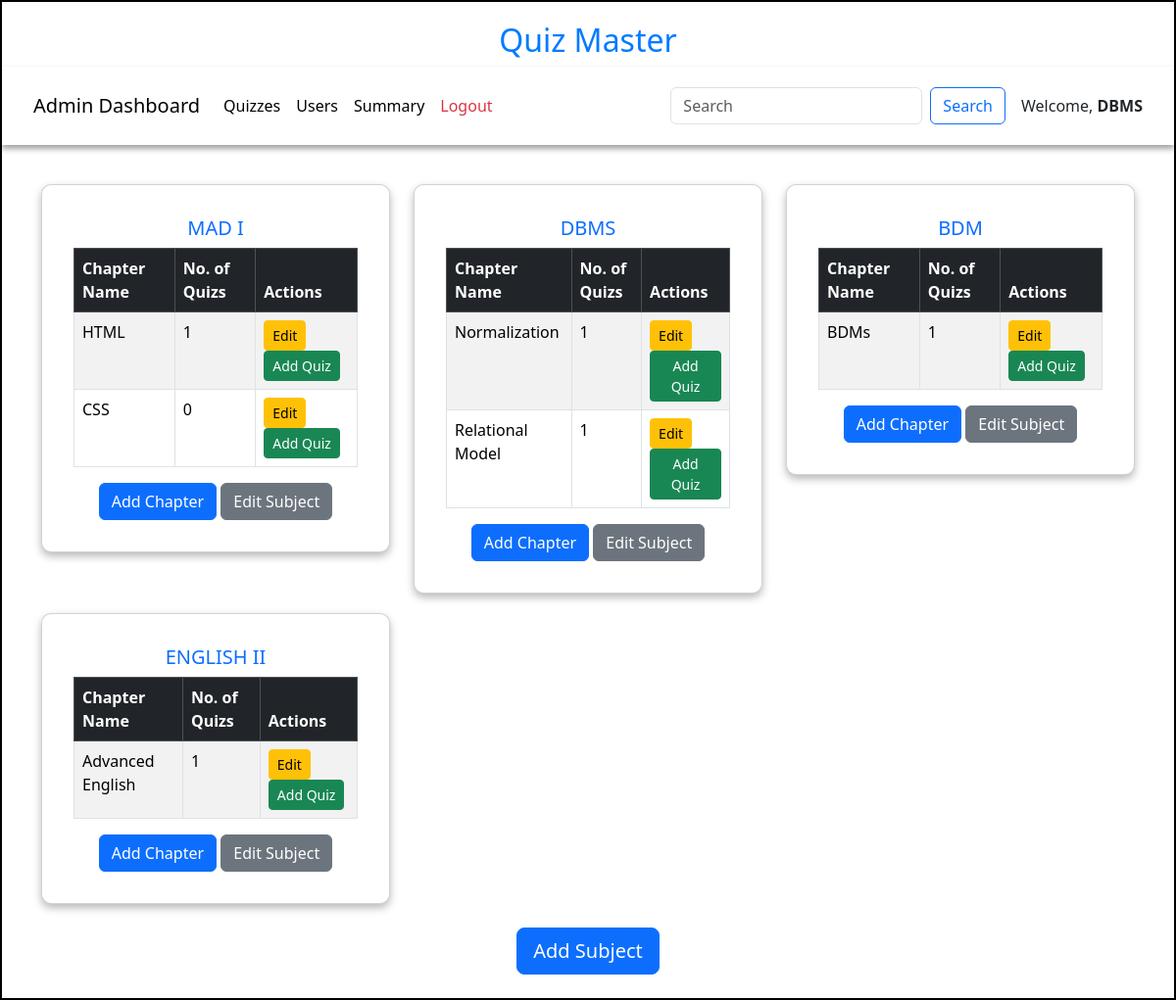
Page /admin/DBMS on the committed database.
### models/models.py (models this page shows)
class Subject(db.Model):
    id=db.Column(db.Integer,primary_key=True)
    name=db.Column(db.String,unique=True,nullable=False)
    description=db.Column(db.String)
    chapters = db.relationship("Chapter",cascade="all,delete",backref="subject",lazy=True)

class Chapter(db.Model):
    id=db.Column(db.Integer,primary_key=True)
    name=db.Column(db.String,unique=True,nullable=False)
    description=db.Column(db.String)
    Subject_id = db.Column(db.Integer,db.ForeignKey("subject.id"),nullable=False)
    quizes = db.relationship("Quiz",cascade="all,delete",backref="chapter",lazy=True)

### controllers/controller.py (the view)
@app.route('/admin/<name>')
def admin_dashboard(name):
    subjects = Subject.query.all()  # Get all subjects
    return render_template("admin_dashboard.html", subjects=subjects, name=name)

### templates/admin_dashboard.html (shortened to what this page needs)
<!DOCTYPE html>
<html lang="en">
<head>
    <link href="https://cdn.jsdelivr.net/npm/bootstrap@5.3.3/dist/css/bootstrap.min.css" rel="stylesheet">
    <link rel="stylesheet" href="/static/css/style.css">
</head>
<body>
    <div id="container">
        <h1 id="heading">Quiz Master</h1>
        <nav class="navbar navbar-expand-lg navbar-light bg-white">
            <div class="container-fluid">
                <a class="navbar-brand">Admin Dashboard</a>
                <div class="collapse navbar-collapse" id="navbarNav">
                    <ul class="navbar-nav me-auto">
                        <li class="nav-item">
                            <a class="nav-link active" href="/quiz_dashboard/{{name}}">Quizzes</a>
                        </li>
                        <li class="nav-item">
                            <a class="nav-link active" href="/admin_users/{{name}}">Users</a>
                        </li>
                        <li class="nav-item">
                            <a class="nav-link active" href="/admin_summary/{{name}}">Summary</a>
                        </li>
                        <li class="nav-item">
                            <a class="nav-link text-danger" href="/login">Logout</a>
                        </li>
                    </ul>
                    <form class="d-flex" method="POST" action="/search1/{{name}}">
                        <input class="form-control me-2" type="search" placeholder="Search" name="search_txt" id="search_txt">
                        <button class="btn btn-outline-primary" type="submit">Search</button>
                    </form>
                </div>
                <span class="ms-3">Welcome, <strong>{{name}}</strong></span>
            </div>
        </nav>
        <div class="container" style="margin-top: 20px;">
            {% if subjects %}
                <div class="row">
                    {% for subject in subjects %}
                        <div class="col-lg-4 col-md-6 col-sm-12 mb-4;">
                            <div class="card p-3" style="margin-top: 20px;">
                                <div class="card-body">
                                    <h5 class="card-title text-center text-primary">{{subject.name}}</h5>
                                    {% if subject.chapters %}
                                        <table class="table table-striped table-bordered">
                                            <thead class="table-dark">
                                                <tr>
                                                    <th>Chapter Name</th>
                                                    <th>No. of Quizs</th>
                                                    <th>Actions</th>
                                                </tr>
                                            </thead>
                                            <tbody>
                                                {% for chapter in subject.chapters %}
                                                    <tr>
                                                        <td>{{ chapter.name }}</td>
                                                        <td>{{chapter.quizes | length }}</td>
                                                        <td>
                                                            <a href="/edit_chapter/{{chapter.id}}/{{name}}" class="btn btn-sm btn-warning">Edit</a>
                                                            <a href="/add_quiz/{{chapter.id}}/{{name}}" class="btn btn-sm btn-success">Add Quiz</a>
                                                        </td>
                                                    </tr>
                                                {% endfor %}
                                            </tbody>
                                        </table>
                                    {% else %}
                                        <p class="text-center text-muted">No chapters available</p>
                                    {% endif %}
                                    <div class="text-center">
                                        <a href="/add_chapter/{{subject.id}}/{{name}}" class="btn btn-primary">Add Chapter</a>
                                        <a href="/edit_subject/{{subject.id}}/{{name}}" class="btn btn-secondary">Edit Subject</a>
                                    </div>
                                </div>
                            </div>
                        </div>
                    {% endfor %}
                </div>
            {% else %}
                <h3 class="text-center text-muted mt-4">No subjects are available!</h3>
            {% endif %}
        </div>
        <div class="text-center my-4">
            <a href="/add_subject/{{name}}" class="btn btn-lg btn-primary">Add Subject</a>
        </div>
    </div>
</body>
</html>

### static/css/style.css (style rules this page uses)
* { margin: 0px }
#container { border: 2px solid black; margin: auto; min-height: 729px; width: 100%; }
#heading { text-align: center; font-size: 2rem; margin-top: 20px; color: #007bff; }
.navbar { box-shadow: 0px 4px 6px rgba(0, 0, 0, 0.374); padding:20px; }
.card { box-shadow: 0px 4px 8px rgba(0, 0, 0, 0.280); transition: transform 0.2s ease-in-out; border-radius: 10px; padding: 20px; }

### rows in the picture
Subject: name "DBMS"
Subject: name "MAD I"
Chapter: name "HTML", quizes|length "1"
Chapter: name "CSS", quizes|length "0"
Chapter: name "Normalization", quizes|length "1"
Chapter: name "Relational Model", quizes|length "1"
Subject: name "BDM"
Chapter: name "BDMs", quizes|length "1"
Subject: name "ENGLISH II"
Chapter: name "Advanced English", quizes|length "1"
